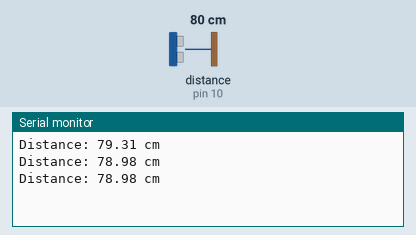
The sketch below on a simulated Arduino Uno, built with avr-gcc and run on an emulated ATmega328P. Parts: the last lines printed to the serial monitor. Wiring (inferred from the names in the program): ultrasonic range finder: trigger pin 9; echo pin 10. Inputs (shaded band) come from the test bench; at power-on: distance to the obstacle (sensor on pin 10) 80 cm. The echo pulse lasts 58.3 µs per cm.

Above: at 1.3 s.
1.4 s: distance to the obstacle (sensor on pin 10) set to 2 cm
At 1.9 s:
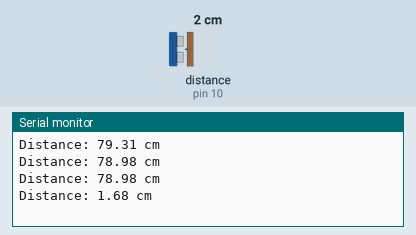
2.9 s: distance to the obstacle (sensor on pin 10) set to 4 cm
At 3.4 s:
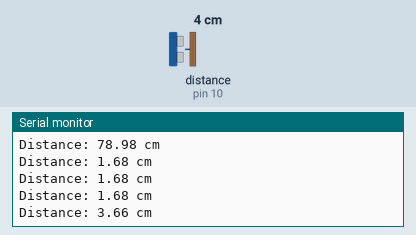
Timing chart, 0 to 5.9 s (numbered marks = the images above; inputs shaded):
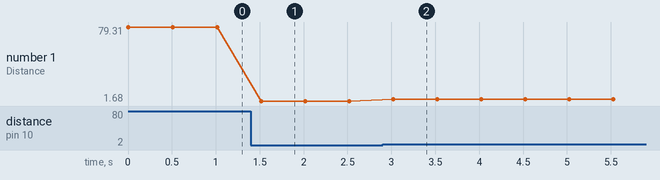

Measured:
- after the input at 1.4 s, the serial monitor: prints a new line after 0.12 s (image 1)
- after the input at 2.9 s, the serial monitor: prints a new line after 0.12 s (image 2)
- plotted number 1: 78.98 → 1.68 after the input at 1.4 s, 1.68 → 3.66 after the input at 2.9 s

The sketch:

code.ino
```cpp
int trig_pin = 9;
int echo_pin = 10;

long duration;
float distance;

void setup() {
  pinMode(trig_pin, OUTPUT);
  pinMode(echo_pin, INPUT);

  Serial.begin(9600);
}

void loop() {

  // Clear trigger pin
  digitalWrite(trig_pin, LOW);
  delayMicroseconds(2);

  // Send ultrasonic pulse
  digitalWrite(trig_pin, HIGH);
  delayMicroseconds(10);
  digitalWrite(trig_pin, LOW);

  // Read echo time
  duration = pulseIn(echo_pin, HIGH);

  // Calculate distance
  distance = duration * 0.034 / 2;

  // Print distance
  Serial.print("Distance: ");
  Serial.print(distance);
  Serial.println(" cm");

  delay(500);
}
```
